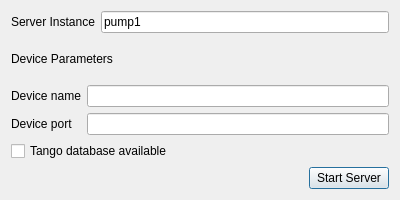
<?xml version="1.0" encoding="UTF-8"?>
<ui version="4.0">
 <class>Dialog</class>
 <widget class="QDialog" name="Dialog">
  <property name="geometry">
   <rect>
    <x>0</x>
    <y>0</y>
    <width>400</width>
    <height>200</height>
   </rect>
  </property>
  <property name="windowTitle">
   <string>Dialog</string>
  </property>
  <layout class="QVBoxLayout" name="verticalLayout">
   <item>
    <layout class="QHBoxLayout" name="horizontalLayout">
     <item>
      <widget class="QLabel" name="label">
       <property name="text">
        <string>Server Instance</string>
       </property>
      </widget>
     </item>
     <item>
      <widget class="QLineEdit" name="lineEdit_server_instance">
       <property name="text">
        <string>pump1</string>
       </property>
      </widget>
     </item>
    </layout>
   </item>
   <item>
    <widget class="QLabel" name="label_4">
     <property name="text">
      <string>Device Parameters</string>
     </property>
    </widget>
   </item>
   <item>
    <layout class="QFormLayout" name="formLayout">
     <item row="0" column="0">
      <widget class="QLabel" name="label_2">
       <property name="text">
        <string>Device name</string>
       </property>
      </widget>
     </item>
     <item row="0" column="1">
      <widget class="QLineEdit" name="lineEdit_device_name"/>
     </item>
     <item row="1" column="0">
      <widget class="QLabel" name="label_3">
       <property name="text">
        <string>Device port</string>
       </property>
      </widget>
     </item>
     <item row="1" column="1">
      <widget class="QLineEdit" name="lineEdit_device_port"/>
     </item>
    </layout>
   </item>
   <item>
    <widget class="QCheckBox" name="checkBox_db_available">
     <property name="text">
      <string>Tango database available</string>
     </property>
    </widget>
   </item>
   <item>
    <layout class="QHBoxLayout" name="horizontalLayout_2">
     <item>
      <spacer name="horizontalSpacer">
       <property name="orientation">
        <enum>Qt::Horizontal</enum>
       </property>
       <property name="sizeHint" stdset="0">
        <size>
         <width>40</width>
         <height>20</height>
        </size>
       </property>
      </spacer>
     </item>
     <item>
      <widget class="QPushButton" name="pushButton_start">
       <property name="text">
        <string>Start Server</string>
       </property>
      </widget>
     </item>
    </layout>
   </item>
  </layout>
 </widget>
 <resources/>
 <connections/>
</ui>
